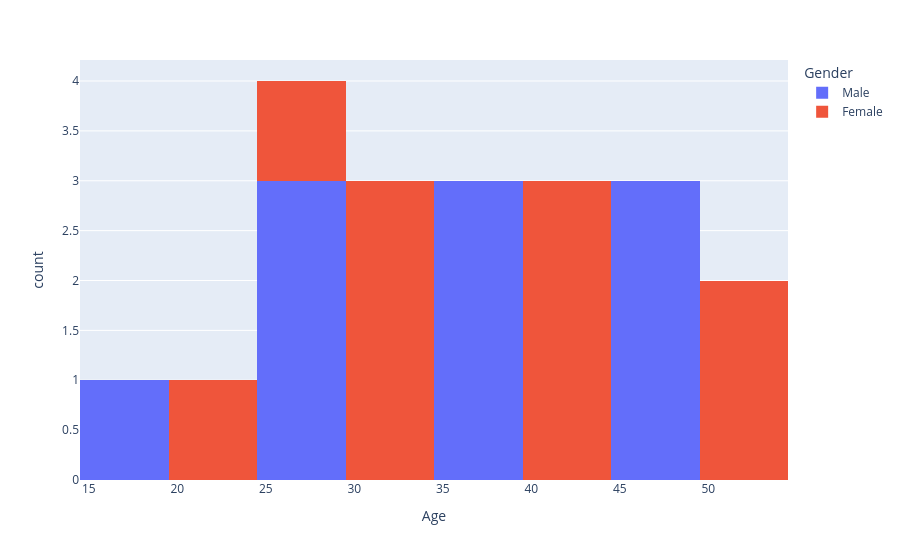

The notebook cell this image was saved under:
### Markdown cell above
# 9. You are analyzing the age distribution of a population dataset.

Tasks:

1. Create a DataFrame df_population containing:

Age of individuals

Gender (Male/Female)

2. Visualize the distribution such that:

Ages are grouped into multiple equal-width intervals (moderate number of bins)

The frequency of individuals in each interval is displayed

Male and Female distributions are distinguished using different colors and patterns

Each bar clearly shows the exact count of individuals

Use a fixed pair of soft contrasting colors

### Code cell
import pandas as pd
import plotly.express as px


df_population = pd.DataFrame({
    "Age": [18, 22, 25, 30, 35, 40, 45, 50, 28, 32, 38, 42, 48, 26, 29, 33, 37, 41, 46, 52],
    "Gender": ["Male", "Female", "Male", "Female", "Male", "Female",
               "Male", "Female", "Male", "Female", "Male", "Female",
               "Male", "Female", "Male", "Female", "Male", "Female",
               "Male", "Female"]
})

px.histogram(data_frame=df_population,x="Age",color="Gender",nbins=10,histfunc="count")

### Figure 1 — Plotly figure (JSON) as saved in the notebook; plotly's stock layout.template omitted (floating-point values rounded to 4 significant figures)
{"data": [{"bingroup": "x", "histfunc": "count", "hovertemplate": "Gender=Male<br>Age=%{x}<br>count=%{y}<extra></extra>", "legendgroup": "Male", "marker": {"color": "#636efa", "pattern": {"shape": ""}}, "name": "Male", "nbinsx": 10, "orientation": "v", "showlegend": true, "type": "histogram", "x": [18, 25, 35, 45, 28, 38, 48, 29, 37, 46], "xaxis": "x", "yaxis": "y"}, {"bingroup": "x", "histfunc": "count", "hovertemplate": "Gender=Female<br>Age=%{x}<br>count=%{y}<extra></extra>", "legendgroup": "Female", "marker": {"color": "#EF553B", "pattern": {"shape": ""}}, "name": "Female", "nbinsx": 10, "orientation": "v", "showlegend": true, "type": "histogram", "x": [22, 30, 40, 50, 32, 42, 26, 33, 41, 52], "xaxis": "x", "yaxis": "y"}], "layout": {"barmode": "relative", "legend": {"title": {"text": "Gender"}, "tracegroupgap": 0}, "margin": {"t": 60}, "xaxis": {"anchor": "y", "domain": [0, 1], "title": {"text": "Age"}}, "yaxis": {"anchor": "x", "domain": [0, 1], "title": {"text": "count"}}}}
